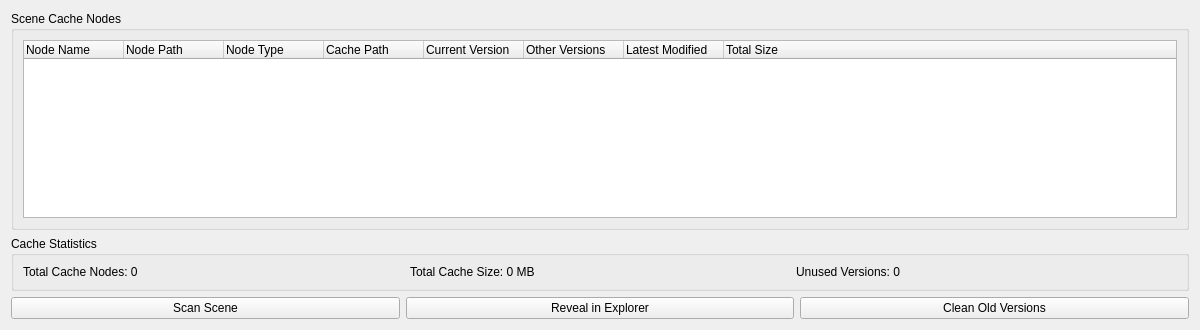
<?xml version="1.0" encoding="UTF-8"?>
<ui version="4.0">
 <class>SceneCacheManager</class>
 <widget class="QWidget" name="SceneCacheManager">
  <property name="geometry">
   <rect>
    <x>0</x>
    <y>0</y>
    <width>1200</width>
    <height>330</height>
   </rect>
  </property>
  <property name="minimumSize">
   <size>
    <width>1200</width>
    <height>0</height>
   </size>
  </property>
  <property name="windowTitle">
   <string>Scene Cache Manager</string>
  </property>
  <layout class="QVBoxLayout" name="main_layout">
   <item>
    <widget class="QGroupBox" name="cache_list_group">
     <property name="title">
      <string>Scene Cache Nodes</string>
     </property>
     <layout class="QVBoxLayout" name="cache_list_layout">
      <item>
       <widget class="QTreeWidget" name="cache_tree">
        <property name="selectionMode">
         <enum>QAbstractItemView::ExtendedSelection</enum>
        </property>
        <column>
         <property name="text">
          <string>Node Name</string>
         </property>
        </column>
        <column>
         <property name="text">
          <string>Node Path</string>
         </property>
        </column>
        <column>
         <property name="text">
          <string>Node Type</string>
         </property>
        </column>
        <column>
         <property name="text">
          <string>Cache Path</string>
         </property>
        </column>
        <column>
         <property name="text">
          <string>Current Version</string>
         </property>
        </column>
        <column>
         <property name="text">
          <string>Other Versions</string>
         </property>
        </column>
        <column>
         <property name="text">
          <string>Latest Modified</string>
         </property>
        </column>
        <column>
         <property name="text">
          <string>Total Size</string>
         </property>
        </column>
       </widget>
      </item>
     </layout>
    </widget>
   </item>
   <item>
    <widget class="QGroupBox" name="stats_group">
     <property name="title">
      <string>Cache Statistics</string>
     </property>
     <layout class="QGridLayout" name="stats_layout">
      <item row="0" column="0">
       <widget class="QLabel" name="lb_total_nodes">
        <property name="text">
         <string>Total Cache Nodes: 0</string>
        </property>
       </widget>
      </item>
      <item row="0" column="1">
       <widget class="QLabel" name="lb_total_size">
        <property name="text">
         <string>Total Cache Size: 0 MB</string>
        </property>
       </widget>
      </item>
      <item row="0" column="2">
       <widget class="QLabel" name="lb_unused_versions">
        <property name="text">
         <string>Unused Versions: 0</string>
        </property>
       </widget>
      </item>
     </layout>
    </widget>
   </item>
   <item>
    <layout class="QHBoxLayout" name="button_layout">
     <item>
      <widget class="QPushButton" name="bt_scan">
       <property name="text">
        <string>Scan Scene</string>
       </property>
      </widget>
     </item>
     <item>
      <widget class="QPushButton" name="bt_reveal">
       <property name="text">
        <string>Reveal in Explorer</string>
       </property>
      </widget>
     </item>
     <item>
      <widget class="QPushButton" name="bt_cleanup">
       <property name="text">
        <string>Clean Old Versions</string>
       </property>
      </widget>
     </item>
    </layout>
   </item>
  </layout>
 </widget>
 <resources/>
 <connections/>
</ui>
